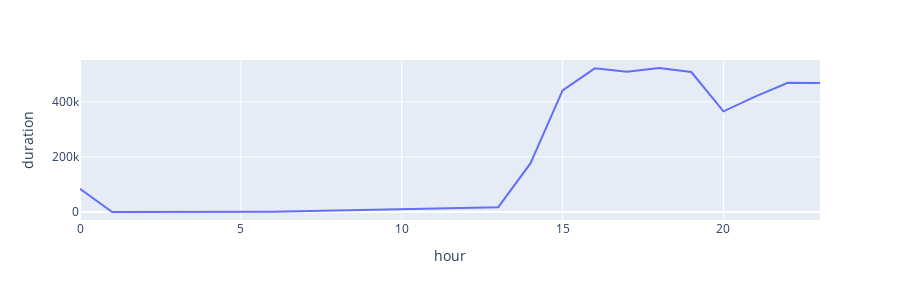

Notebook source saved alongside this figure:
### Code cell
data_apps_global = data
data_apps_global = data_apps_global.loc[data_apps_global['app'].isin([
    'EXCEL','OUTLOOK','CHROME','EXPLORER','WINWORD','VISIO','LL300','TEAMS','NITROPDF','IEXPLORER'
])]
data_apps_global = data_apps_global.groupby(['hour'], as_index=False)['duration'].sum()
data_apps_global['timestr'] = data_apps_global['duration'].apply(lambda x:
    '{:.0f} hr {:.0f} min {:.0f} secs'.format(
        divmod(x,60*60)[0],
        *divmod(divmod(x,60*60)[1],60))
                                 )
fig = px.line(data_apps_global, x="hour", y="duration", height=300)
fig.show()
data_apps_global

### Figure 1 — Plotly figure (JSON) as saved in the notebook; plotly's stock layout.template omitted (floating-point values rounded to 4 significant figures)
{"data": [{"hoverlabel": {"namelength": 0}, "hovertemplate": "hour=%{x}<br>duration=%{y}", "legendgroup": "", "line": {"color": "#636efa", "dash": "solid"}, "mode": "lines", "name": "", "showlegend": false, "type": "scatter", "x": [0, 1, 6, 13, 14, 15, 16, 17, 18, 19, 20, 21, 22, 23], "xaxis": "x", "y": [84190.0, 7.845, 1045.0, 17650.0, 176500.0, 441600.0, 521800.0, 509400.0, 523000.0, 508400.0, 365700.0, 420000.0, 469500.0, 468400.0], "yaxis": "y"}], "layout": {"height": 300, "legend": {"tracegroupgap": 0}, "margin": {"t": 60}, "xaxis": {"anchor": "y", "domain": [0, 1], "title": {"text": "hour"}}, "yaxis": {"anchor": "x", "domain": [0, 1], "title": {"text": "duration"}}}}
